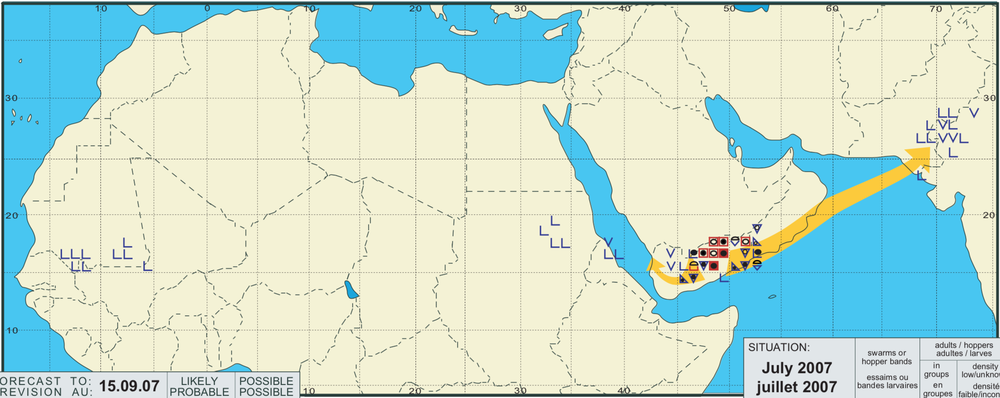
#> input picture maps/map.png, 1000 x 398 px, shrunk from 2212 x 880 before the run
$ python template.py   (Python 2 division)
#> lines starting #> are read from the running program, lines starting #| are printed output that depends on the picture; after the words box and inside, x2 and y2 are one past the last pixel; in counts of white or black regions, pixels touching at a corner belong together
import cv2
import numpy as np
from matplotlib import pyplot as plt

img_rgb = cv2.imread('map.png')
#> img_rgb is the input picture: shape (398, 1000, 3); mean B, G, R 210.8, 222.6, 197.4
l = [120, 30, 20]
u = [180, 90, 80]

lower = np.array(l, dtype = 'uint8')
upper = np.array(u, dtype = 'uint8')
mask = cv2.inRange(img_rgb, lower, upper)
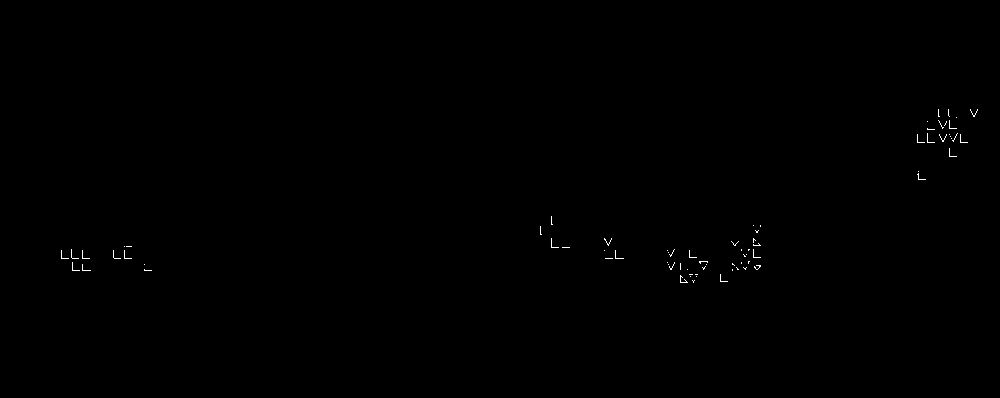
#> mask: shape (398, 1000); 0.15% white in thin lines or dots, all inside (x1, y1, x2, y2) = (61, 109, 978, 283)
output = cv2.bitwise_and(img_rgb, img_rgb, mask = mask)

img_gray = cv2.cvtColor(output, cv2.COLOR_BGR2GRAY)
template = cv2.imread('temp_filter.png',0)
#> (the run stopped early here; a loop or call above may not have finished)
